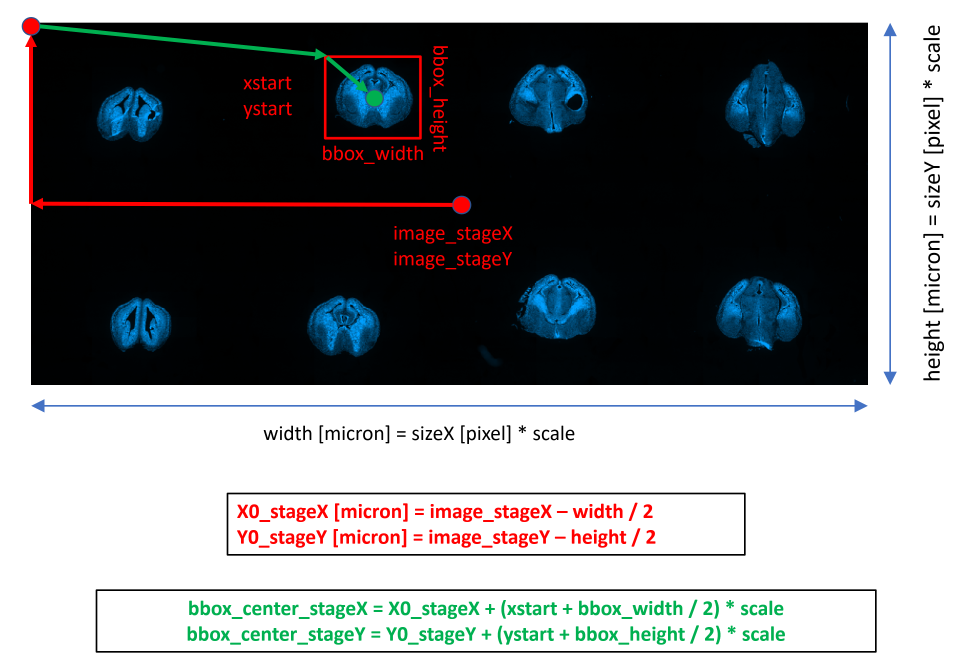
#> input picture Apeer/modules/segmentobjects/concept_stageXY_calculation.png, 2905 x 2006 px (shown at 1/3 size); its folder holds only this picture in this run
$ python -i segmentation_tools.py   (imports and definitions only)   (older library calls are emulated)
#> lines starting #> are read from the running program, lines starting #| are printed output that depends on the picture; after the words box and inside, x2 and y2 are one past the last pixel; in counts of white or black regions, pixels touching at a corner belong together
# -*- coding: utf-8 -*-

#################################################################
# File        : segmentation_tools.py
# Version     : 0.4
# Author      : czsrh
# Date        : 10.12.2020
# Institution : Carl Zeiss Microscopy GmbH
#
# Copyright (c) 2020 Carl Zeiss AG, Germany. All Rights Reserved.
#################################################################


import sys
from time import process_time, perf_counter
import os
from glob import glob
import logging
import numpy as np
import pandas as pd

from skimage import io, measure, segmentation
from skimage import exposure
from skimage.exposure import rescale_intensity
from skimage.morphology import watershed, dilation
from skimage.morphology import white_tophat, black_tophat, disk, square, ball, closing, square
from skimage.morphology import remove_small_objects, remove_small_holes
from skimage.feature import peak_local_max
from skimage.measure import label, regionprops
from skimage.filters import threshold_otsu, threshold_triangle, rank, median, gaussian
from skimage.segmentation import clear_border
from skimage.segmentation import random_walker
from skimage.color import label2rgb
from skimage.util import invert

from scipy.ndimage import distance_transform_edt
from scipy import ndimage


# [29 lines left out: function apply_watershed, not called in this run]


def apply_watershed_adv(image2d,
                        segmented,
                        filtermethod_ws='median',
                        filtersize_ws=3,
                        min_distance=2,
                        radius=1):
    """Apply advanced watershed to a binary image

    :param image2d: 2D image with pixel intensities
    :type image2d: NumPy.Array
    :param segmented: binary images from initial segmentation
    :type segmented: NumPy.Array
    :param filtermethod_ws: choice of filter method, defaults to 'median'
    :type filtermethod_ws: str, optional
    :param filtersize_ws: size paramater for the selected filter, defaults to 3
    :type filtersize_ws: int, optional
    :param min_distance: minimum peak distance [pixel], defaults to 2
    :type min_distance: int, optional
    :param radius: radius for dilation disk, defaults to 1
    :type radius: int, optional
    :return: mask - binary mask with separated objects
    :rtype: NumPy.Array
    """

    # convert to float
    image2d = image2d.astype(np.float)

    # rescale 0-1
    image2d = rescale_intensity(image2d, in_range='image', out_range=(0, 1))

    # filter image
    if filtermethod_ws == 'median':
        image2d = median(image2d, selem=disk(filtersize_ws))
    if filtermethod_ws == 'gauss':
        image2d = gaussian(image2d, sigma=filtersize_ws, mode='reflect')

    # create the seeds
    peaks = peak_local_max(image2d,
                           labels=label(segmented),
                           min_distance=min_distance,
                           indices=False)

    # create the seeds
    seed = dilation(peaks, selem=disk(radius))

    # create watershed map
    watershed_map = -1 * distance_transform_edt(segmented)

    # create mask
    mask = watershed(watershed_map,
                     markers=label(seed),
                     mask=segmented,
                     watershed_line=True).astype(np.int)

    return mask


def segment_threshold(image2d,
                      filtermethod='median',
                      filtersize=3,
                      threshold='triangle',
                      split_ws=True,
                      min_distance=30,
                      ws_method='ws_adv',
                      radius=1,
                      dtypemask=np.int16):
    """Segment an image using the following steps:
    - filter image
    - threshold image
    - apply watershed

    :param image2d: 2D image with pixel intensities
    :type image2d: NumPy.Array
    :param filtermethod: choice of filter method, defaults to 'median'
    :type filtermethod: str, optional
    :param filtersize: size paramater for the selected filter, defaults to 3
    :type filtersize: int, optional
    :param threshold: choice of thresholding method, defaults to 'triangle'
    :type threshold: str, optional
    :param split_ws: enable splitting using watershed, defaults to True
    :type split_ws: bool, optional
    :param min_distance: minimum peak distance [pixel], defaults to 30
    :type min_distance: int, optional
    :param ws_method: choice of watershed method, defaults to 'ws_adv'
    :type ws_method: str, optional
    :param radius: radius for dilation disk, defaults to 1
    :type radius: int, optional
    :param dtypemask: datatype of output mask, defaults to np.int16
    :type dtypemask: np.dtype, optional
    :return: mask - binary mask
    :rtype: NumPy.Array
    """

    # filter image
    if filtermethod == 'none' or filtermethod == 'None':
        image2d_filtered = image2d
    if filtermethod == 'median':
        image2d_filtered = median(image2d, selem=disk(filtersize))
    if filtermethod == 'gauss':
        image2d_filtered = gaussian(image2d, sigma=filtersize, mode='reflect')

    # threshold image and run marker-based watershed
    binary = autoThresholding(image2d_filtered, method=threshold)

    # apply watershed
    if split_ws:

        if ws_method == 'ws':
            mask = apply_watershed(binary,
                                   min_distance=min_distance)

        if ws_method == 'ws_adv':
            mask = apply_watershed_adv(image2d, binary,
                                       min_distance=min_distance,
                                       radius=radius)

    if not split_ws:
        # label the objects
        mask, num_features = ndimage.label(binary)
        mask = mask.astype(np.int)

    return mask.astype(dtypemask)


def autoThresholding(image2d,
                     method='triangle',
                     radius=10,
                     value=50):
    """Autothreshold an 2D intensity image which is calculated using:
    binary = image2d >= thresh

    :param image2d: input image for thresholding
    :type image2d: NumPy.Array
    :param method: choice of thresholding method, defaults to 'triangle'
    :type method: str, optional
    :param radius: radius of disk when using local Otsu threshold, defaults to 10
    :type radius: int, optional
    :param value: manual threshold value, defaults to 50
    :type value: int, optional
    :return: binary - binary mask from thresholding
    :rtype: NumPy.Array
    """

    # calculate global Otsu threshold
    if method == 'global_otsu':
        thresh = threshold_otsu(image2d)

    # calculate local Otsu threshold
    if method == 'local_otsu':
        thresh = rank.otsu(image2d, disk(radius))

    if method == 'value_based':
        thresh = value

    if method == 'triangle':
        thresh = threshold_triangle(image2d)

    binary = image2d >= thresh

    return binary


# [56 lines left out: functions cutout_subimage, subtract_background, not called in this run]

>>> import cv2
>>> picture = cv2.imread('../concept_stageXY_calculation.png', cv2.IMREAD_GRAYSCALE)
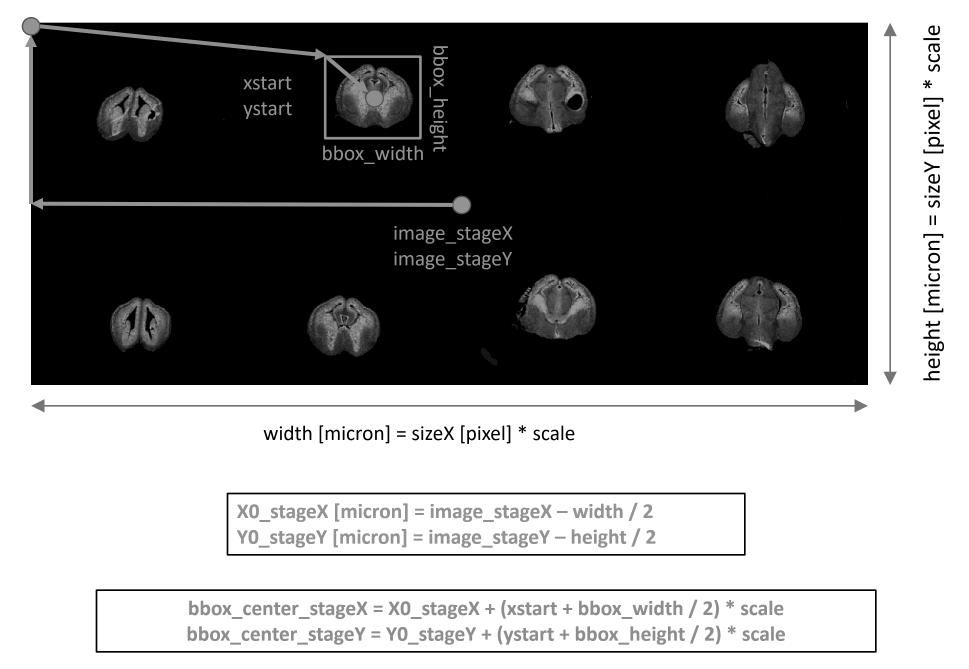
#> picture: shape (2006, 2905) (shown at 1/3 size); min 0, max 255, mean 135.2
>>> result = segment_threshold(picture)
#> in autoThresholding, `thresh = threshold_triangle(image2d)`: thresh = 254
#> in autoThresholding, `binary = image2d >= thresh`:
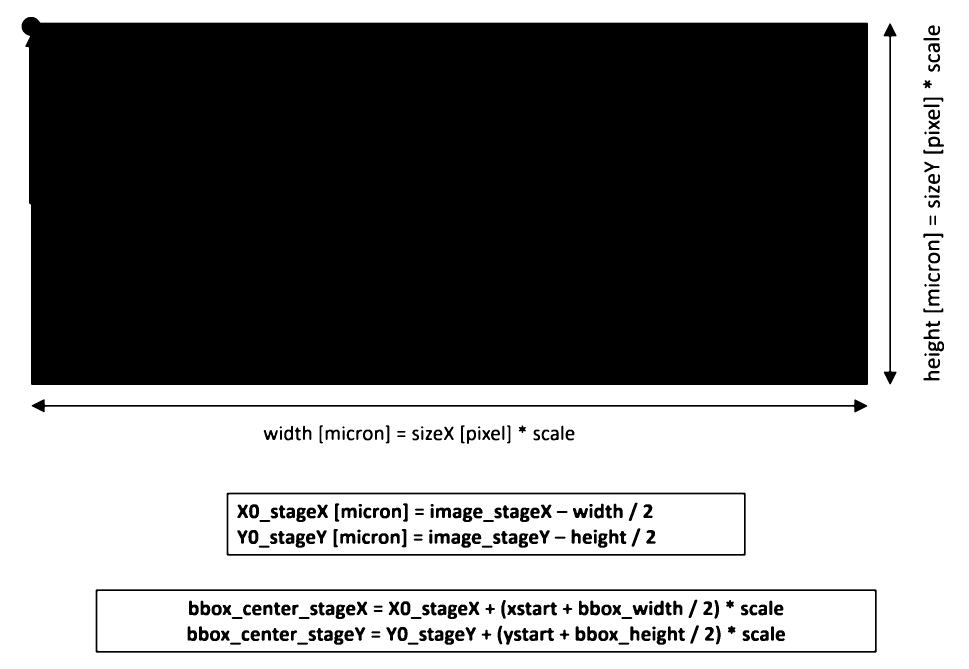
#> binary: shape (2006, 2905) bool (shown at 1/3 size); 49.8% white; 95 white regions, largest, box (x1, y1, x2, y2) and area: (0, 0, 2905, 2006) 2303276, (292, 1773, 2625, 1953) 355742, (685, 1483, 2232, 1662) 231492
#> in apply_watershed_adv, `peaks = peak_local_max(image2d, labels=label(segmented), min_distance=..`:
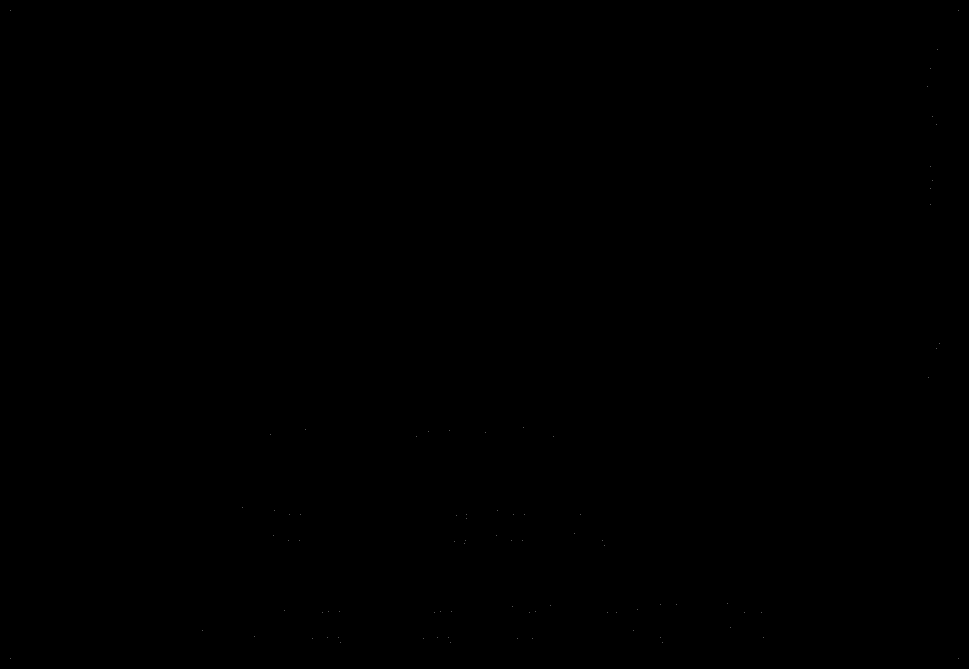
#> peaks: shape (2006, 2905) bool (shown at 1/3 size); 0% white in thin lines or dots
#> in apply_watershed_adv, `seed = dilation(peaks, selem=disk(radius))`: seed: shape (2006, 2905) bool; 0.01% white in thin lines or dots
#> in apply_watershed_adv, `watershed_map = -1 * distance_transform_edt(segmented)`:
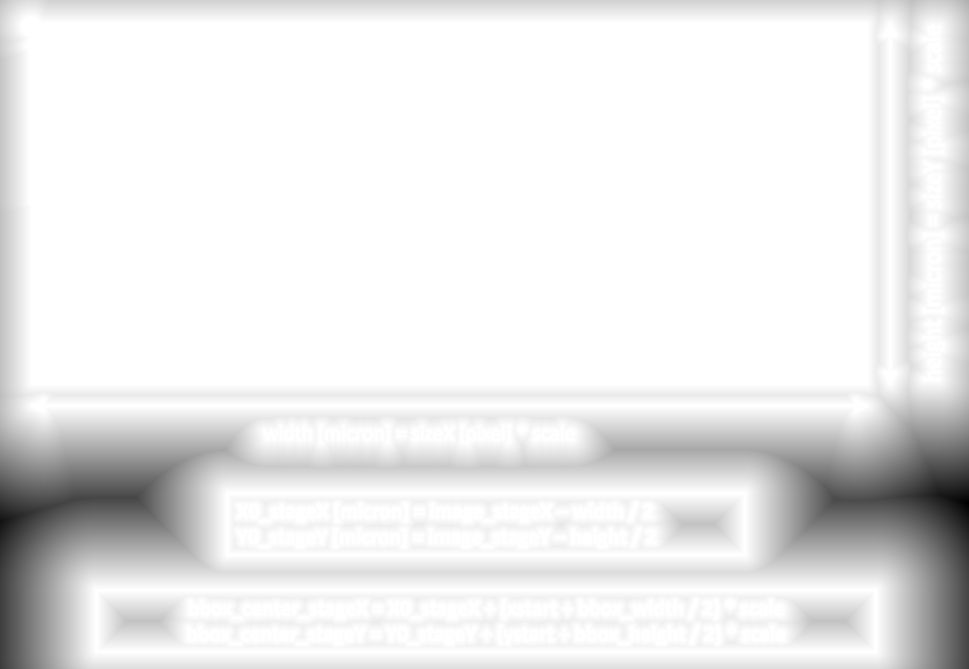
#> watershed_map: shape (2006, 2905) float64 (shown at 1/3 size); min -379.1, max 0, mean -30.96; drawn with min black and max white
#> in apply_watershed_adv, `mask = watershed(watershed_map, markers=label(seed), mask=segmented, w..`:
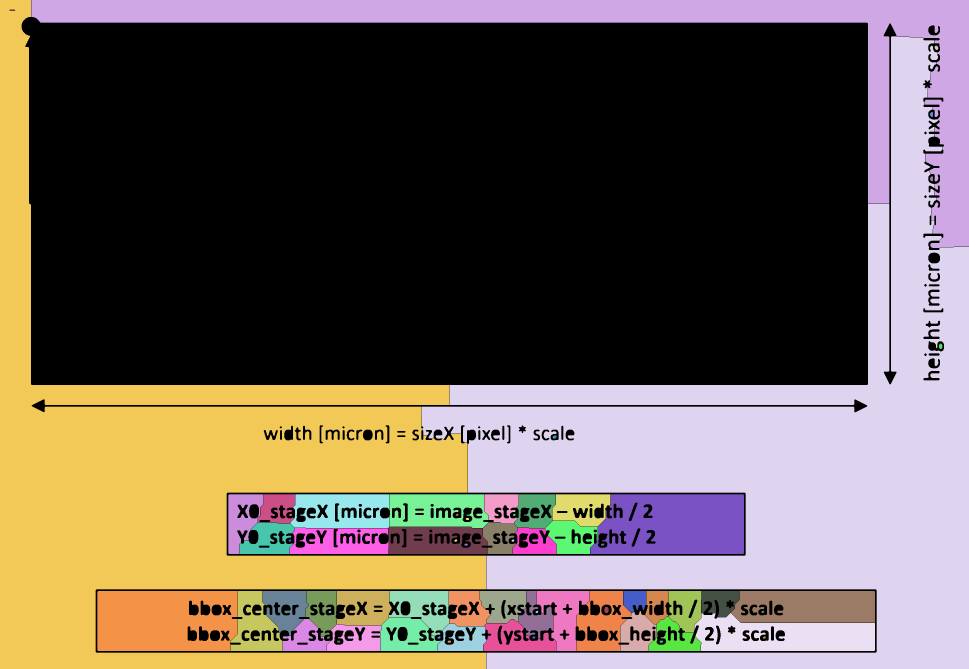
#> mask: shape (2006, 2905) int64 (shown at 1/3 size); 84 distinct labels, from 0 to 83; one colour per label, 0 black
#> in segment_threshold, `return mask.astype(dtypemask)`:
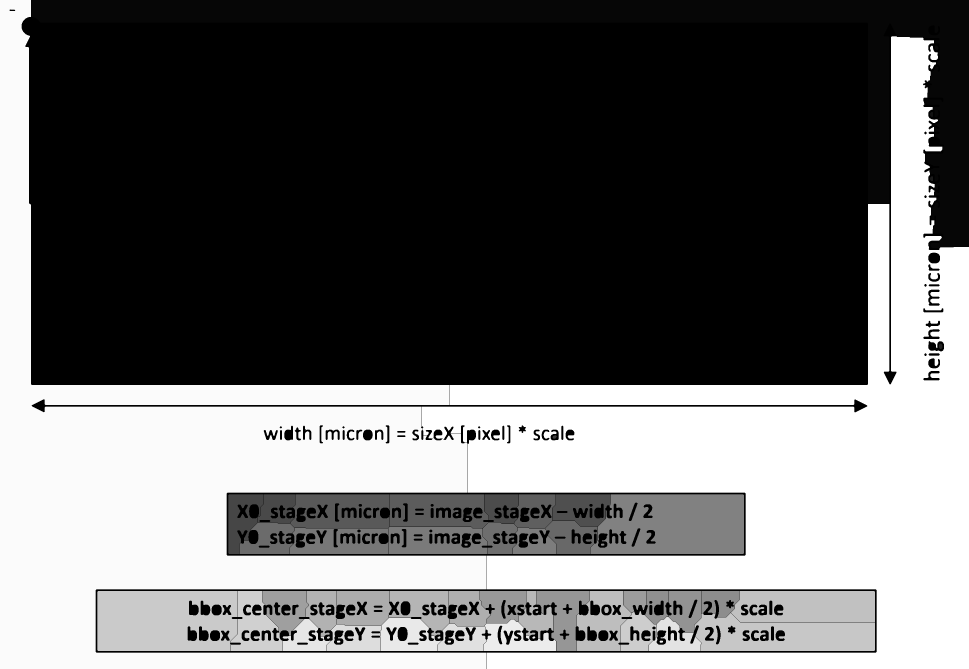
#> returned value: shape (2006, 2905) int16 (shown at 1/3 size); min 0, max 83, mean 33.7; drawn with min black and max white
